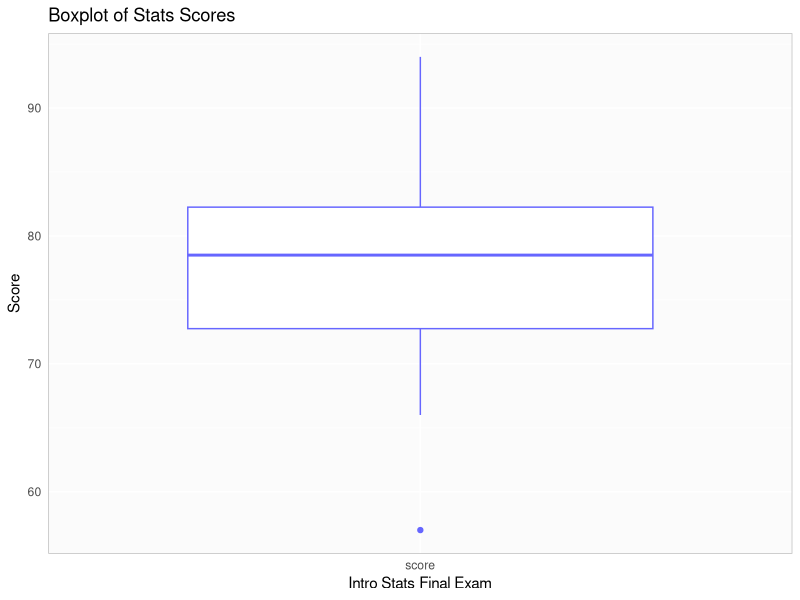

The R source for this figure:
## ---- chunk 1
# Include ggplot2 
library(ggplot2)
myTheme <- theme(axis.ticks=element_blank(),  
                  panel.border = element_rect(color="gray", fill=NA), 
                  panel.background=element_rect(fill="#FBFBFB"), 
                  panel.grid.major.y=element_line(color="white", size=0.5), 
                  panel.grid.major.x=element_line(color="white", size=0.5))
# define a vector for the scores
data <- c(57, 66, 69, 71, 72, 73, 74, 77, 78, 78, 79, 79, 81, 81, 82, 83, 83, 88, 89, 94)
scores <- data.frame(scores=data,
                     type=rep("score", length(data)))
# Define the boxplot
bp <- ggplot(data=scores, aes(x=type, y=scores)) + 
  myTheme + 
  geom_boxplot(colour="#6666FF") +
  labs(title="Boxplot of Stats Scores", x="Intro Stats Final Exam", y="Score")
  
bp
